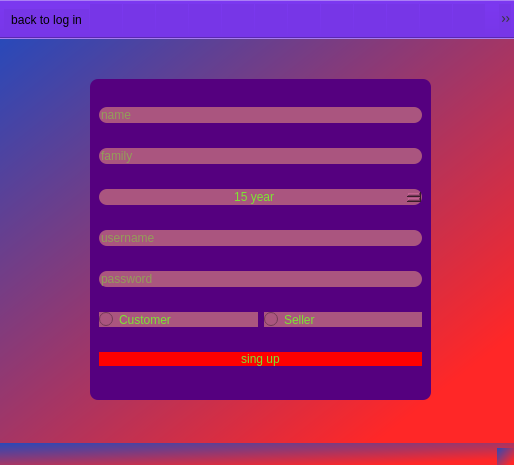
<?xml version="1.0" encoding="UTF-8"?>
<ui version="4.0">
 <class>signup</class>
 <widget class="QMainWindow" name="signup">
  <property name="geometry">
   <rect>
    <x>0</x>
    <y>0</y>
    <width>514</width>
    <height>465</height>
   </rect>
  </property>
  <property name="windowTitle">
   <string>MainWindow</string>
  </property>
  <property name="styleSheet">
   <string notr="true">background-color: qlineargradient(spread:reflect, x1:0, y1:0, x2:1, y2:1, stop:0 rgba(41, 73, 185, 255), stop:0.865169 rgba(255, 39, 39, 255));</string>
  </property>
  <widget class="QWidget" name="centralwidget">
   <widget class="QFrame" name="frame">
    <property name="geometry">
     <rect>
      <x>90</x>
      <y>40</y>
      <width>341</width>
      <height>321</height>
     </rect>
    </property>
    <property name="styleSheet">
     <string notr="true">color: rgb(123, 230, 50);
background-color: rgb(85, 0, 127);
font: 11pt &quot;Segoe UI Symbol&quot;;
border-radius : 8px;
</string>
    </property>
    <property name="frameShape">
     <enum>QFrame::StyledPanel</enum>
    </property>
    <property name="frameShadow">
     <enum>QFrame::Raised</enum>
    </property>
    <layout class="QVBoxLayout" name="verticalLayout">
     <item>
      <widget class="QLineEdit" name="lineEdit">
       <property name="styleSheet">
        <string notr="true">background-color: rgb(170, 85, 127);</string>
       </property>
       <property name="placeholderText">
        <string>name</string>
       </property>
      </widget>
     </item>
     <item>
      <widget class="QLineEdit" name="lineEdit_2">
       <property name="styleSheet">
        <string notr="true">background-color: rgb(170, 85, 127);</string>
       </property>
       <property name="placeholderText">
        <string>family</string>
       </property>
      </widget>
     </item>
     <item>
      <widget class="QSpinBox" name="spinBox">
       <property name="cursor">
        <cursorShape>PointingHandCursor</cursorShape>
       </property>
       <property name="styleSheet">
        <string notr="true">background-color: rgb(170, 85, 127);</string>
       </property>
       <property name="suffix">
        <string> year</string>
       </property>
       <property name="prefix">
        <string>                                        </string>
       </property>
       <property name="minimum">
        <number>15</number>
       </property>
       <property name="maximum">
        <number>100</number>
       </property>
      </widget>
     </item>
     <item>
      <widget class="QLineEdit" name="lineEdit_3">
       <property name="styleSheet">
        <string notr="true">background-color: rgb(170, 85, 127);</string>
       </property>
       <property name="placeholderText">
        <string>username</string>
       </property>
      </widget>
     </item>
     <item>
      <widget class="QLineEdit" name="lineEdit_4">
       <property name="styleSheet">
        <string notr="true">background-color: rgb(170, 85, 127);</string>
       </property>
       <property name="echoMode">
        <enum>QLineEdit::Password</enum>
       </property>
       <property name="placeholderText">
        <string>password</string>
       </property>
      </widget>
     </item>
     <item>
      <layout class="QHBoxLayout" name="horizontalLayout">
       <item>
        <widget class="QRadioButton" name="radioButton">
         <property name="cursor">
          <cursorShape>PointingHandCursor</cursorShape>
         </property>
         <property name="styleSheet">
          <string notr="true">background-color: rgb(170, 85, 127);</string>
         </property>
         <property name="text">
          <string>Customer</string>
         </property>
        </widget>
       </item>
       <item>
        <widget class="QRadioButton" name="radioButton_2">
         <property name="cursor">
          <cursorShape>PointingHandCursor</cursorShape>
         </property>
         <property name="styleSheet">
          <string notr="true">background-color: rgb(170, 85, 127);</string>
         </property>
         <property name="text">
          <string>Seller</string>
         </property>
        </widget>
       </item>
      </layout>
     </item>
     <item>
      <widget class="QPushButton" name="pushButton">
       <property name="cursor">
        <cursorShape>PointingHandCursor</cursorShape>
       </property>
       <property name="styleSheet">
        <string notr="true">background-color: rgb(255, 0, 0);
</string>
       </property>
       <property name="text">
        <string>sing up</string>
       </property>
      </widget>
     </item>
    </layout>
   </widget>
  </widget>
  <widget class="QMenuBar" name="menubar">
   <property name="geometry">
    <rect>
     <x>0</x>
     <y>0</y>
     <width>514</width>
     <height>21</height>
    </rect>
   </property>
  </widget>
  <widget class="QStatusBar" name="statusbar"/>
  <widget class="QToolBar" name="toolBar">
   <property name="windowTitle">
    <string>toolBar</string>
   </property>
   <property name="layoutDirection">
    <enum>Qt::LeftToRight</enum>
   </property>
   <property name="styleSheet">
    <string notr="true">background-color: rgb(119, 54, 231);</string>
   </property>
   <property name="movable">
    <bool>false</bool>
   </property>
   <attribute name="toolBarArea">
    <enum>TopToolBarArea</enum>
   </attribute>
   <attribute name="toolBarBreak">
    <bool>false</bool>
   </attribute>
   <addaction name="actionback_to_log_in"/>
   <addaction name="actionspace"/>
   <addaction name="actionspace_3"/>
   <addaction name="actionspace_4"/>
   <addaction name="actionspace_5"/>
   <addaction name="actionspace_6"/>
   <addaction name="actionspace_7"/>
   <addaction name="actionspace_8"/>
   <addaction name="actionspace_9"/>
   <addaction name="actionspace_10"/>
   <addaction name="actionspace_11"/>
   <addaction name="actionspace_12"/>
   <addaction name="actionspace_13"/>
   <addaction name="actionspace_2"/>
   <addaction name="actionexit"/>
  </widget>
  <action name="actionback_to_log_in">
   <property name="icon">
    <iconset resource="resources.qrc">
     <normaloff>:/resources/image/2b05.png</normaloff>:/resources/image/2b05.png</iconset>
   </property>
   <property name="text">
    <string>back to log in</string>
   </property>
  </action>
  <action name="actionexit">
   <property name="icon">
    <iconset resource="resources.qrc">
     <normaloff>:/resources/image/closewindow_hover.png</normaloff>:/resources/image/closewindow_hover.png</iconset>
   </property>
   <property name="text">
    <string>exit</string>
   </property>
   <property name="menuRole">
    <enum>QAction::NoRole</enum>
   </property>
  </action>
  <action name="actionspace">
   <property name="enabled">
    <bool>false</bool>
   </property>
   <property name="text">
    <string/>
   </property>
   <property name="iconText">
    <string notr="true"/>
   </property>
   <property name="toolTip">
    <string notr="true">                                                                </string>
   </property>
   <property name="font">
    <font>
     <pointsize>33</pointsize>
     <underline>false</underline>
     <strikeout>false</strikeout>
     <kerning>false</kerning>
    </font>
   </property>
   <property name="shortcut">
    <string notr="true"/>
   </property>
   <property name="autoRepeat">
    <bool>false</bool>
   </property>
   <property name="visible">
    <bool>true</bool>
   </property>
   <property name="iconVisibleInMenu">
    <bool>false</bool>
   </property>
   <property name="shortcutVisibleInContextMenu">
    <bool>false</bool>
   </property>
  </action>
  <action name="actionspace_2">
   <property name="enabled">
    <bool>false</bool>
   </property>
   <property name="text">
    <string/>
   </property>
   <property name="iconText">
    <string notr="true"/>
   </property>
   <property name="toolTip">
    <string notr="true"/>
   </property>
   <property name="font">
    <font>
     <pointsize>33</pointsize>
     <underline>false</underline>
     <strikeout>false</strikeout>
     <kerning>false</kerning>
    </font>
   </property>
   <property name="shortcut">
    <string notr="true"/>
   </property>
   <property name="autoRepeat">
    <bool>false</bool>
   </property>
   <property name="visible">
    <bool>true</bool>
   </property>
   <property name="iconVisibleInMenu">
    <bool>false</bool>
   </property>
   <property name="shortcutVisibleInContextMenu">
    <bool>false</bool>
   </property>
  </action>
  <action name="actionspace_3">
   <property name="enabled">
    <bool>false</bool>
   </property>
   <property name="text">
    <string/>
   </property>
   <property name="iconText">
    <string notr="true"/>
   </property>
   <property name="toolTip">
    <string notr="true"/>
   </property>
   <property name="font">
    <font>
     <pointsize>33</pointsize>
     <underline>false</underline>
     <strikeout>false</strikeout>
     <kerning>false</kerning>
    </font>
   </property>
   <property name="shortcut">
    <string notr="true"/>
   </property>
   <property name="autoRepeat">
    <bool>false</bool>
   </property>
   <property name="visible">
    <bool>true</bool>
   </property>
   <property name="iconVisibleInMenu">
    <bool>false</bool>
   </property>
   <property name="shortcutVisibleInContextMenu">
    <bool>false</bool>
   </property>
  </action>
  <action name="actionspace_4">
   <property name="enabled">
    <bool>false</bool>
   </property>
   <property name="text">
    <string/>
   </property>
   <property name="iconText">
    <string notr="true"/>
   </property>
   <property name="toolTip">
    <string notr="true"/>
   </property>
   <property name="font">
    <font>
     <pointsize>33</pointsize>
     <underline>false</underline>
     <strikeout>false</strikeout>
     <kerning>false</kerning>
    </font>
   </property>
   <property name="shortcut">
    <string notr="true"/>
   </property>
   <property name="autoRepeat">
    <bool>false</bool>
   </property>
   <property name="visible">
    <bool>true</bool>
   </property>
   <property name="iconVisibleInMenu">
    <bool>false</bool>
   </property>
   <property name="shortcutVisibleInContextMenu">
    <bool>false</bool>
   </property>
  </action>
  <action name="actionspace_5">
   <property name="enabled">
    <bool>false</bool>
   </property>
   <property name="text">
    <string/>
   </property>
   <property name="iconText">
    <string notr="true"/>
   </property>
   <property name="toolTip">
    <string notr="true"/>
   </property>
   <property name="font">
    <font>
     <pointsize>33</pointsize>
     <underline>false</underline>
     <strikeout>false</strikeout>
     <kerning>false</kerning>
    </font>
   </property>
   <property name="shortcut">
    <string notr="true"/>
   </property>
   <property name="autoRepeat">
    <bool>false</bool>
   </property>
   <property name="visible">
    <bool>true</bool>
   </property>
   <property name="iconVisibleInMenu">
    <bool>false</bool>
   </property>
   <property name="shortcutVisibleInContextMenu">
    <bool>false</bool>
   </property>
  </action>
  <action name="actionspace_6">
   <property name="enabled">
    <bool>false</bool>
   </property>
   <property name="text">
    <string/>
   </property>
   <property name="iconText">
    <string notr="true"/>
   </property>
   <property name="toolTip">
    <string notr="true"/>
   </property>
   <property name="font">
    <font>
     <pointsize>33</pointsize>
     <underline>false</underline>
     <strikeout>false</strikeout>
     <kerning>false</kerning>
    </font>
   </property>
   <property name="shortcut">
    <string notr="true"/>
   </property>
   <property name="autoRepeat">
    <bool>false</bool>
   </property>
   <property name="visible">
    <bool>true</bool>
   </property>
   <property name="iconVisibleInMenu">
    <bool>false</bool>
   </property>
   <property name="shortcutVisibleInContextMenu">
    <bool>false</bool>
   </property>
  </action>
  <action name="actionspace_7">
   <property name="enabled">
    <bool>false</bool>
   </property>
   <property name="text">
    <string/>
   </property>
   <property name="iconText">
    <string notr="true"/>
   </property>
   <property name="toolTip">
    <string notr="true"/>
   </property>
   <property name="font">
    <font>
     <pointsize>33</pointsize>
     <underline>false</underline>
     <strikeout>false</strikeout>
     <kerning>false</kerning>
    </font>
   </property>
   <property name="shortcut">
    <string notr="true"/>
   </property>
   <property name="autoRepeat">
    <bool>false</bool>
   </property>
   <property name="visible">
    <bool>true</bool>
   </property>
   <property name="iconVisibleInMenu">
    <bool>false</bool>
   </property>
   <property name="shortcutVisibleInContextMenu">
    <bool>false</bool>
   </property>
  </action>
  <action name="actionspace_8">
   <property name="enabled">
    <bool>false</bool>
   </property>
   <property name="text">
    <string/>
   </property>
   <property name="iconText">
    <string notr="true"/>
   </property>
   <property name="toolTip">
    <string notr="true"/>
   </property>
   <property name="font">
    <font>
     <pointsize>33</pointsize>
     <underline>false</underline>
     <strikeout>false</strikeout>
     <kerning>false</kerning>
    </font>
   </property>
   <property name="shortcut">
    <string notr="true"/>
   </property>
   <property name="autoRepeat">
    <bool>false</bool>
   </property>
   <property name="visible">
    <bool>true</bool>
   </property>
   <property name="iconVisibleInMenu">
    <bool>false</bool>
   </property>
   <property name="shortcutVisibleInContextMenu">
    <bool>false</bool>
   </property>
  </action>
  <action name="actionspace_9">
   <property name="enabled">
    <bool>false</bool>
   </property>
   <property name="text">
    <string/>
   </property>
   <property name="iconText">
    <string notr="true"/>
   </property>
   <property name="toolTip">
    <string notr="true"/>
   </property>
   <property name="font">
    <font>
     <pointsize>33</pointsize>
     <underline>false</underline>
     <strikeout>false</strikeout>
     <kerning>false</kerning>
    </font>
   </property>
   <property name="shortcut">
    <string notr="true"/>
   </property>
   <property name="autoRepeat">
    <bool>false</bool>
   </property>
   <property name="visible">
    <bool>true</bool>
   </property>
   <property name="iconVisibleInMenu">
    <bool>false</bool>
   </property>
   <property name="shortcutVisibleInContextMenu">
    <bool>false</bool>
   </property>
  </action>
  <action name="actionspace_10">
   <property name="enabled">
    <bool>false</bool>
   </property>
   <property name="text">
    <string/>
   </property>
   <property name="iconText">
    <string notr="true"/>
   </property>
   <property name="toolTip">
    <string notr="true"/>
   </property>
   <property name="font">
    <font>
     <pointsize>33</pointsize>
     <underline>false</underline>
     <strikeout>false</strikeout>
     <kerning>false</kerning>
    </font>
   </property>
   <property name="shortcut">
    <string notr="true"/>
   </property>
   <property name="autoRepeat">
    <bool>false</bool>
   </property>
   <property name="visible">
    <bool>true</bool>
   </property>
   <property name="iconVisibleInMenu">
    <bool>false</bool>
   </property>
   <property name="shortcutVisibleInContextMenu">
    <bool>false</bool>
   </property>
  </action>
  <action name="actionspace_11">
   <property name="enabled">
    <bool>false</bool>
   </property>
   <property name="text">
    <string/>
   </property>
   <property name="iconText">
    <string notr="true"/>
   </property>
   <property name="toolTip">
    <string notr="true"/>
   </property>
   <property name="font">
    <font>
     <pointsize>33</pointsize>
     <underline>false</underline>
     <strikeout>false</strikeout>
     <kerning>false</kerning>
    </font>
   </property>
   <property name="shortcut">
    <string notr="true"/>
   </property>
   <property name="autoRepeat">
    <bool>false</bool>
   </property>
   <property name="visible">
    <bool>true</bool>
   </property>
   <property name="iconVisibleInMenu">
    <bool>false</bool>
   </property>
   <property name="shortcutVisibleInContextMenu">
    <bool>false</bool>
   </property>
  </action>
  <action name="actionspace_12">
   <property name="enabled">
    <bool>false</bool>
   </property>
   <property name="text">
    <string/>
   </property>
   <property name="iconText">
    <string notr="true"/>
   </property>
   <property name="toolTip">
    <string notr="true"/>
   </property>
   <property name="font">
    <font>
     <pointsize>33</pointsize>
     <underline>false</underline>
     <strikeout>false</strikeout>
     <kerning>false</kerning>
    </font>
   </property>
   <property name="shortcut">
    <string notr="true"/>
   </property>
   <property name="autoRepeat">
    <bool>false</bool>
   </property>
   <property name="visible">
    <bool>true</bool>
   </property>
   <property name="iconVisibleInMenu">
    <bool>false</bool>
   </property>
   <property name="shortcutVisibleInContextMenu">
    <bool>false</bool>
   </property>
  </action>
  <action name="actionspace_13">
   <property name="enabled">
    <bool>false</bool>
   </property>
   <property name="text">
    <string/>
   </property>
   <property name="iconText">
    <string notr="true"/>
   </property>
   <property name="toolTip">
    <string notr="true"/>
   </property>
   <property name="font">
    <font>
     <pointsize>33</pointsize>
     <underline>false</underline>
     <strikeout>false</strikeout>
     <kerning>false</kerning>
    </font>
   </property>
   <property name="shortcut">
    <string notr="true"/>
   </property>
   <property name="autoRepeat">
    <bool>false</bool>
   </property>
   <property name="visible">
    <bool>true</bool>
   </property>
   <property name="iconVisibleInMenu">
    <bool>false</bool>
   </property>
   <property name="shortcutVisibleInContextMenu">
    <bool>false</bool>
   </property>
  </action>
 </widget>
 <resources>
  <include location="resources.qrc"/>
 </resources>
 <connections/>
</ui>
